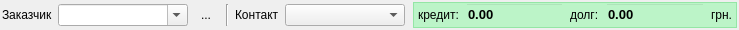
<?xml version="1.0" encoding="UTF-8"?>
<ui version="4.0">
 <class>CompanyWidget</class>
 <widget class="QWidget" name="CompanyWidget">
  <property name="geometry">
   <rect>
    <x>0</x>
    <y>0</y>
    <width>739</width>
    <height>30</height>
   </rect>
  </property>
  <property name="windowTitle">
   <string>Form</string>
  </property>
  <layout class="QHBoxLayout" name="horizontalLayout_2">
   <property name="margin">
    <number>2</number>
   </property>
   <item>
    <widget class="QLabel" name="typeLabel">
     <property name="minimumSize">
      <size>
       <width>50</width>
       <height>0</height>
      </size>
     </property>
     <property name="text">
      <string>Заказчик</string>
     </property>
    </widget>
   </item>
   <item>
    <widget class="QComboBox" name="company">
     <property name="minimumSize">
      <size>
       <width>130</width>
       <height>0</height>
      </size>
     </property>
     <property name="editable">
      <bool>true</bool>
     </property>
    </widget>
   </item>
   <item>
    <widget class="QToolButton" name="addCompany">
     <property name="text">
      <string>...</string>
     </property>
     <property name="icon">
      <iconset resource="../resource.qrc">
       <normaloff>:/img/add-icon.png</normaloff>:/img/add-icon.png</iconset>
     </property>
     <property name="autoRaise">
      <bool>true</bool>
     </property>
    </widget>
   </item>
   <item>
    <widget class="QFrame" name="contactFrame">
     <property name="frameShape">
      <enum>QFrame::NoFrame</enum>
     </property>
     <property name="frameShadow">
      <enum>QFrame::Raised</enum>
     </property>
     <layout class="QHBoxLayout" name="horizontalLayout">
      <property name="margin">
       <number>2</number>
      </property>
      <item>
       <widget class="Line" name="line_3">
        <property name="orientation">
         <enum>Qt::Vertical</enum>
        </property>
       </widget>
      </item>
      <item>
       <widget class="QLabel" name="contactLabel">
        <property name="text">
         <string>Контакт</string>
        </property>
       </widget>
      </item>
      <item>
       <widget class="QComboBox" name="contact">
        <property name="minimumSize">
         <size>
          <width>120</width>
          <height>0</height>
         </size>
        </property>
       </widget>
      </item>
     </layout>
    </widget>
   </item>
   <item>
    <widget class="QFrame" name="finFrame">
     <property name="minimumSize">
      <size>
       <width>0</width>
       <height>0</height>
      </size>
     </property>
     <property name="styleSheet">
      <string notr="true">background: rgba(66, 255,104, 75)</string>
     </property>
     <property name="frameShape">
      <enum>QFrame::StyledPanel</enum>
     </property>
     <property name="frameShadow">
      <enum>QFrame::Raised</enum>
     </property>
     <layout class="QHBoxLayout" name="horizontalLayout_3">
      <property name="leftMargin">
       <number>4</number>
      </property>
      <property name="topMargin">
       <number>0</number>
      </property>
      <property name="rightMargin">
       <number>4</number>
      </property>
      <property name="bottomMargin">
       <number>0</number>
      </property>
      <item>
       <widget class="QLabel" name="label_11">
        <property name="styleSheet">
         <string notr="true">background:transparent</string>
        </property>
        <property name="text">
         <string>кредит:</string>
        </property>
       </widget>
      </item>
      <item>
       <widget class="MoneyEdit" name="creditCustomer">
        <property name="maximumSize">
         <size>
          <width>100</width>
          <height>16777215</height>
         </size>
        </property>
        <property name="font">
         <font>
          <pointsize>10</pointsize>
          <weight>75</weight>
          <bold>true</bold>
         </font>
        </property>
        <property name="styleSheet">
         <string notr="true">background:transparent</string>
        </property>
        <property name="text">
         <string>0.00</string>
        </property>
        <property name="alignment">
         <set>Qt::AlignLeading|Qt::AlignLeft|Qt::AlignVCenter</set>
        </property>
        <property name="readOnly">
         <bool>true</bool>
        </property>
       </widget>
      </item>
      <item>
       <widget class="QLabel" name="label_10">
        <property name="styleSheet">
         <string notr="true">background:transparent</string>
        </property>
        <property name="text">
         <string>долг:</string>
        </property>
       </widget>
      </item>
      <item>
       <widget class="MoneyEdit" name="debtCustomer">
        <property name="maximumSize">
         <size>
          <width>100</width>
          <height>16777215</height>
         </size>
        </property>
        <property name="font">
         <font>
          <pointsize>10</pointsize>
          <weight>75</weight>
          <bold>true</bold>
         </font>
        </property>
        <property name="styleSheet">
         <string notr="true">background:transparent</string>
        </property>
        <property name="text">
         <string>0.00</string>
        </property>
        <property name="alignment">
         <set>Qt::AlignLeading|Qt::AlignLeft|Qt::AlignVCenter</set>
        </property>
        <property name="readOnly">
         <bool>true</bool>
        </property>
       </widget>
      </item>
      <item>
       <widget class="QLabel" name="label_12">
        <property name="styleSheet">
         <string notr="true">background:transparent</string>
        </property>
        <property name="text">
         <string>грн.</string>
        </property>
       </widget>
      </item>
     </layout>
    </widget>
   </item>
  </layout>
 </widget>
 <customwidgets>
  <customwidget>
   <class>MoneyEdit</class>
   <extends>QLineEdit</extends>
   <header>utility/moneyedit.h</header>
  </customwidget>
 </customwidgets>
 <resources>
  <include location="../resource.qrc"/>
 </resources>
 <connections/>
</ui>
